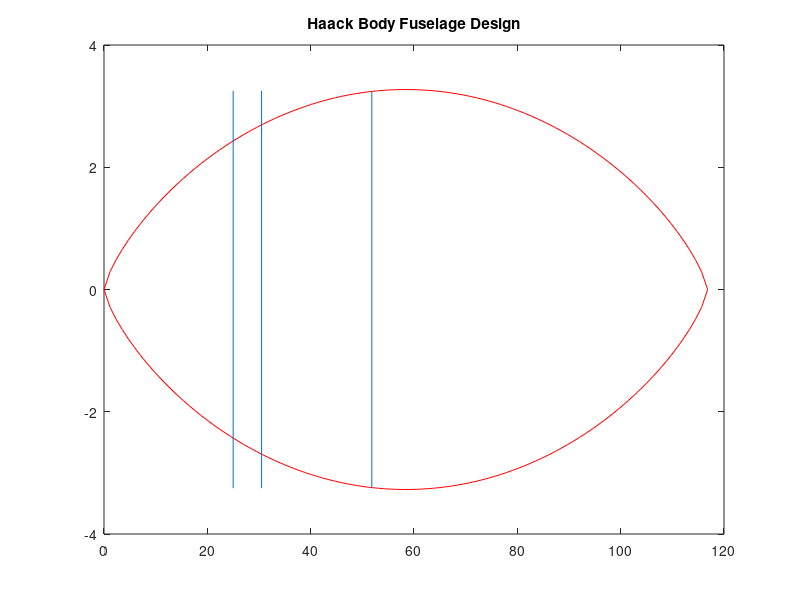

This figure's MATLAB source:
%% Fuselage Preliminary Design % Sadraey %
% Meta
% FUSELAGE DESIGN CHANGED TO SEARS-HAACK BODY
% Total Length Extended to 140ft
%%
% Test Change in GITHUB
% Design Requirements 
% Main: Accomodate Passengers
% Secondary: Must accomodate crew, landing gear, fuel, systems, empennage
% Optimization: Low Drag, Positive Lift generation, low weight, comfort,
% structural flight, external symmetry, low wetted area
%% Determine Number of Passengers and Crew
n_p = 8; % number of passengers
n_c = 2; % number of crew members
%% Establish Human Size and Target Passenger
% Passengers will be from U.S.
% Figures 7.5 and 7.6
% Design for passengers that are 5' 2" - 6' 3"
% Arm length 2.6 ft
% Chair Height 1.6 ft
% Shoulder to Shoulder 2ft
%% Cockpit % Sadraey %
% Distance from spine to taxi instrument 3.5 ft
% 1ft minimum from butt to floor
% 4 - 10 cm
T_w = 0.23; % ft with 7 cm wall thickness
L_CP = 5.5; %ft preliminary choice
W_pilot = 15/12; % distance between pilot seats (aisle) ft 
% Table 7.4
W_CPs = 20/12; % seat width cockpit ft
W_CP = 2*W_CPs + W_pilot; % Cockpit Width interior
% Equation 7.9 
D_CP = W_CP + 2*T_w; % diameter of cockpit with thickness included
% Must look into instrumentation sizing
fprintf('Cockpit Diameter is %0.2f ft \n',D_CP)
fprintf('Cockpit Length is %0.2f ft \n',L_CP)
%% Passenger Cargo
% pg 369 Eq 7.4
v_b = 5.156; % average bag/luggage size ft^3
v_btotal = n_p * v_b; %ft^3


%% L/D length to diameter ratio
% Table 7.7
% L/D for Concorde is 23.
% shooting for this range
%% Passenger Cabin % Sadraey %
% Calculate Cabin Diameter
W_s = 25/12 ; % seat width ft
% Table 7.3
W_a = 23/12; % aisle distance ft
W_C = 2*W_s + W_a; % Interior Cabin Width ft
% Equation 7.9
D_C = W_C + 2*T_w; % Cabin Diameter ft

% Calculate Cabin Length
P_s = 40/12; % seat pitch or distance between seats (ft)

n_r = n_p/2; % number of rows
% Equation 7.1
L_C = n_r*P_s+8; % Cabin Length
fprintf('Passenger Cabin Diameter is %0.2f ft \n',D_C)
fprintf('Passenger Cabin Length is %0.2f ft \n',L_C)
% Headroom from Table 7.4
% Will we have carry-on over or same level?
Headroom = 66.912; %ft for first class
% Must also consider lavatory

%% Cargo
% Depends on volume and will most likely be beneath passenger cabin
%% Nose Design
% Look at supersonic design and weight and balance
L_n = 25; % arbitrary length of nose ft
% Looking at the SEARS-HACK Body Equation from WIKIPEDIA
% x = linspace(0,0.5,100); % range
% R_max = 2; % arbitrary maximum nose radius ft
% V_n = (3*pi^2/16 * R_max^2*L_n)/2; % Volume of nose
% S_x = pi*R_max^2*(4*x.*(1-x)).^(3/2); % nose cross sectional area
% r_x = R_max*(4*x.*(1-x)).^(3/4);% nose radius
% FigHandle = figure('Position', [250, 250, L_n*40, R_max*40]);
% figure(1)
% plot(2*x*L_n,r_x,'r',2*x*L_n,-r_x,'r')
% title('Sears-Hack Body Nose Design')
% Based on Wave Drag Equation, wave drag is reduced by increasing length
% and decreasing volume
% calculated from the derivative of the radius
% Theta = 16.4223 degrees
% Beta = 58.471 degrees
% Oblique Shock Ma2 = 1.06
%% Rear Section
% Will Include Tail and Wing as well for supersonic aircraft.
L_R = 89; % arbitrary length of rear section ft
%% Length of Fuselage
% Equation 7.10 
L_F = L_CP + L_C + L_n + L_R; % Total Fuselage Length
fprintf('The fuselage length is %0.2f ft \n',L_F)
%% Length to Diameter Ratio Fineness Ratio
L_N = 20; % arbitrary length of nose ft
%% Rear Section
% Will Include Tail and Wing as well for supersonic aircraft.
L_R = 70; % arbitrary length of rear section ft
%% Length of Fuselage
% Equation 7.10 
L_F = L_CP + L_C + L_N + L_R; % Total Fuselage Length
fprintf('The fuselage length is %0.2f ft \n',L_F)
%% Length to Diameter Ratio
LF_DF = L_F/D_C; 
fprintf('The L/D ratio for the fuselage is %0.2f  \n',LF_DF)
%% Fuel Tanks
m_f = 177928.86/9.81; % kg of fuel
% Table 7.8 for fuel types and density
rho_f = 840; % kg/m^3
V_f = m_f/rho_f; % m^3
V_f = V_f * 35.31; % ft^3
fprintf('The fuel tank volume is %0.2f ft^3 \n',V_f)
%% Volume of Bottom Half
% Equation 7.4a
V_bot = 0.5* (pi*W_C^2/4*(L_C+L_R));
fprintf('The bottom volume for the fuselage is %0.2f ft^3 \n',V_bot)
%% SEARS-HACK FUSELAGE
% Look at supersonic design and weight and balance
L_F2 = L_F; % arbitrary length of nose ft
% Looking at the SEARS-HACK Body Equation from WIKIPEDIA
x = linspace(0,1,100); % range
R_max = D_C/2; % arbitrary maximum nose radius ft
V_n = (3*pi^2/16 * R_max^2*L_F2)/2; % Volume of nose
S_x = pi*R_max^2*(4*x.*(1-x)).^(3/2); % nose cross sectional area
r_x = R_max*(4*x.*(1-x)).^(3/4);
figure('Position', [250, 250, L_F2*40, R_max*40]); % DON'T DEFINE FIGURES WITH VARIABLES UNLESS YOU REALLY WANT TO SAVE IT
% figure();
x_CP = L_n+L_CP;
x_C = x_CP + L_C;
plot(x*L_F2,r_x,'r',x*L_F2,-r_x,'r')
line([L_n L_n], [-3.25 3.25]);
line([x_CP x_CP], [-3.25 3.25]);
line([x_C x_C], [-3.25 3.25]);

title('Haack Body Fuselage Design')
%%
% z = L_F*x;
% Z = meshgrid(z,z);
% Theta = linspace(0,2*pi,100);
% [R ,PHI] = meshgrid(r_x,Theta);
% FigHandle = figure('Position', [50, 50, 600, 600]);
% surf(R.*cos(PHI), R.*sin(PHI), Z);
% view(3)
% set(gca,'zdir','reverse')
% colormap hsv
% axis equal

